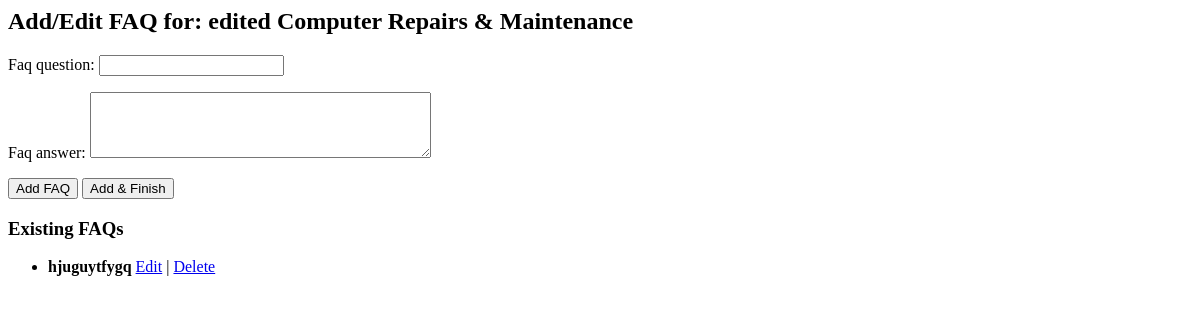
The page /service/11/faqs/ (signed in) on the database as committed earlier.
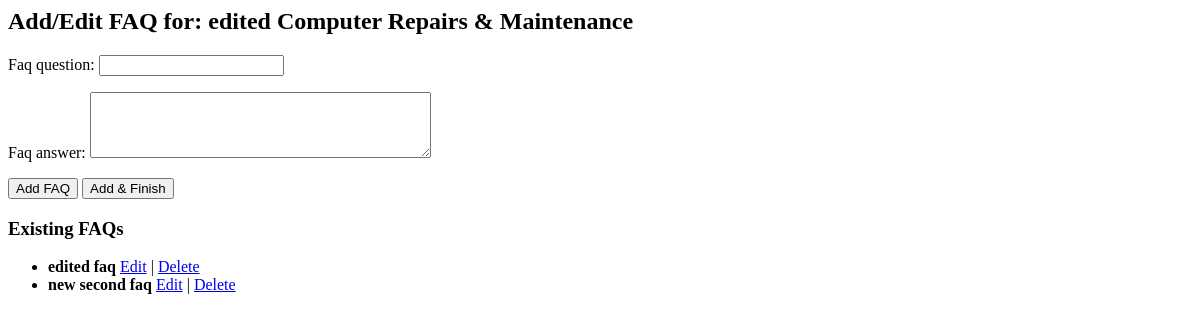
The same page on the database as committed later.
### app_main/models/faqs.py (models this page shows, shortened)
class FAQ(models.Model):
    service = models.ForeignKey(Service, on_delete=models.CASCADE, related_name='faqs')
    faq_question = models.CharField(max_length=255)
    faq_answer = models.TextField()

### app_main/views/faqs_view.py (the view, shortened to what this page needs)
# urls.py: path('service/<int:service_id>/faqs/', service_faqs, name='service_faqs'),
@login_required
def service_faqs(request, service_id):
    service = get_object_or_404(Service, id=service_id, user=request.user)
    faq_id = request.GET.get('edit')
    faq_instance = None
    if faq_id:
        faq_instance = get_object_or_404(service.faqs.model, id=faq_id, service=service)
    form = FAQForm(instance=faq_instance)
    faqs = service.faqs.all()
    return render(request, 'service/service_faqs.html', {
        'service': service,
        'form': form,
        'faqs': faqs,
        'editing': faq_id
    })

### app_main/forms/faqs_form.py
class FAQForm(forms.ModelForm):
    class Meta:
        model = FAQ
        fields = ['faq_question', 'faq_answer']
        widgets = {
            'faq_question': forms.TextInput(attrs={'class': 'form-control'}),
            'faq_answer': forms.Textarea(attrs={'class': 'form-control', 'rows': 4}),
        }

### app_main/templates/service/service_faqs.html (shortened to what this page needs)
<h2>Add/Edit FAQ for: {{ service.service_title }}</h2>
<form method="POST">
    {{ form.as_p }}
    <button type="submit" name="action" value="add">
        {% if editing %}Update FAQ{% else %}Add FAQ{% endif %}
    </button>
    <button type="submit" name="action" value="next" novalidate>
        {% if editing %}Update & Finish{% else %}Add & Finish{% endif %}
    </button>
</form>
<h3>Existing FAQs</h3>
<ul>
    {% for faq in faqs %}
        <li>
            <strong>{{ faq.faq_question }}</strong>
            <a href="?edit={{ faq.id }}">Edit</a>
            |
            <a href="{% url 'app_main:delete_service_faq' faq.id %}"
               onclick="return confirm('Are you sure you want to delete this FAQ?');">
               Delete
            </a>
        </li>
    {% empty %}
        <li>No FAQs added yet.</li>
    {% endfor %}
</ul>

Rows that differ between the two databases and show on the page:
removed FAQ: faq_question "hjuguytfygq"
added FAQ: faq_question "edited faq"
added FAQ: faq_question "new second faq"
